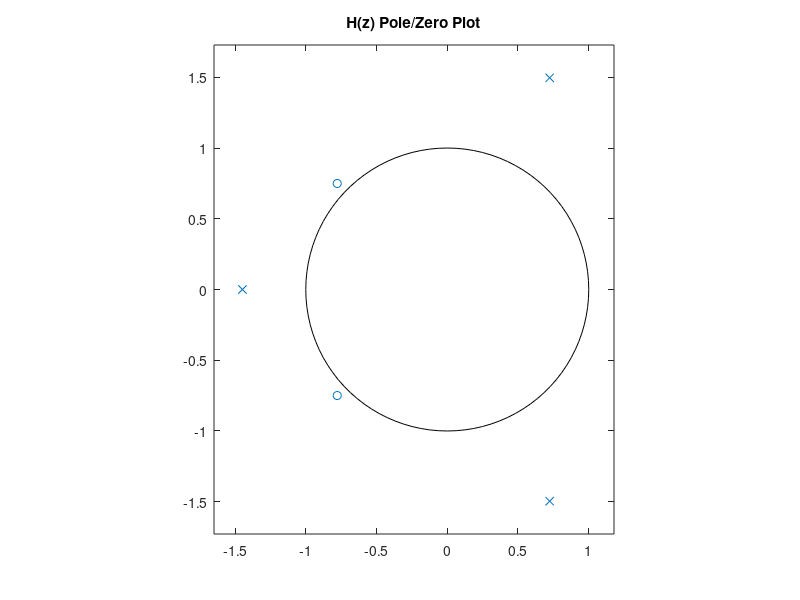
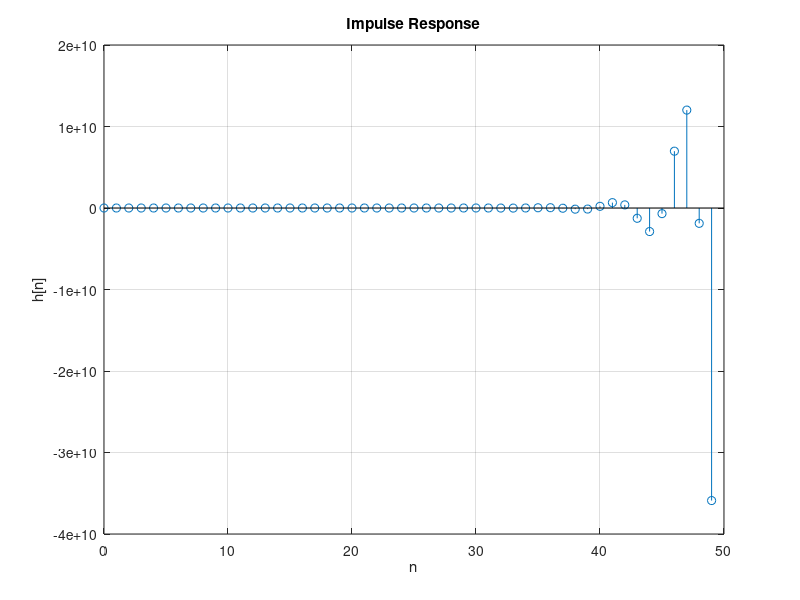
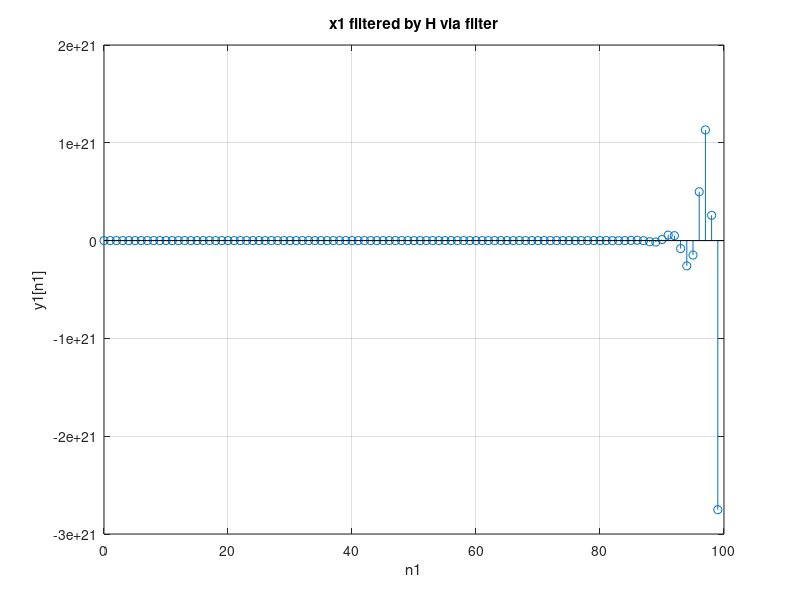
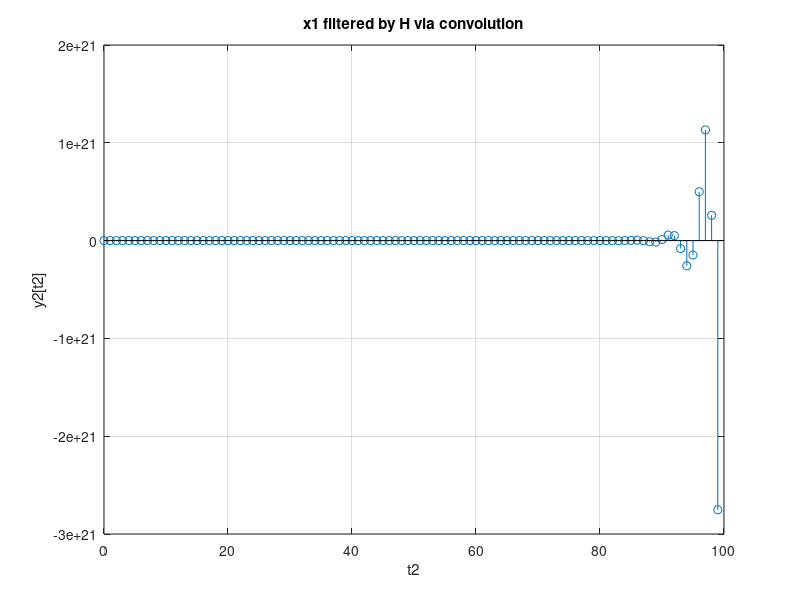

Reproduce these figures in MATLAB, in order.
% ECE210A_Assignment_VI
% Kevin Kerliu
clear;
close all;
clc;
%%
%%%

% Transfer function numerator, coeff. decrease w/ order from left to right.
num = [0 3/7 2/3 1/2];
% Transfer function denominator, coeff. decrease w/ order from left to
% right.
denom = [1/2 0 1/3 2];
% Use tf2zp to find the zeros, poles, and gains of the transfer function.
[z,p,k] = tf2zp(num, denom);
% Plot poles and zeros
figure;
zplane(z,p);
grid;
title("H(z) Pole/Zero Plot");

%%%
%%
%%%

% Impulse response of the digital filter @ first 50 samples
[h,t] = impz(num, denom, 50);
% Plot impulse response
figure;
stem(t,h);
grid;
title("Impulse Response");
xlabel("n");
ylabel("h[n]");

%%%
%%
%%%

% Define x[n}
n1 = 0:99;
x1 = (-3/4).^(n1);
% Apply the digital filter H to x1 using filter 
y1 = filter(num, denom, x1);
% Plot the result, y1[n]
figure;
stem(n1,y1);
grid;
title("x1 filtered by H via filter");
xlabel("n1");
ylabel("y1[n1]");

%%%
%%
%%%

% Apply the digital filter H to x1 using convolution
[h2,t2] = impz(num, denom, 100);
y2 = conv(h2,x1);
y2 = y2(1:100);
figure;
stem(t2,y2);
grid;
title("x1 filtered by H via convolution");
xlabel("t2");
ylabel("y2[t2]");

%%%
%%
%%%

% Imagine a discrete-tyme system whose impulse response is the Fibonacci
% sequence, use a for loop to generate the first 100 values.
fib = zeros(1,100);
fib(1:2) = 1;
for k=3:100
    fib(k) = fib(k-1) + fib(k-2);
end
% Plot these values using semilogy.
figure;
semilogy(n1, fib, '.');
grid;
title("Fib Seq");
xlabel("n");
ylabel("Fib Seq");
% Assume this is the impulse response of a system and find the output of
% the system for input x1[n] from above.
% H(z) = (z^2)/(z^2 - z -1)
num3 = [1 0 0];
denom3 = [1 -1 -1];
[h3, t3] = impz(num3, denom3, 100);
y3 = conv(h3, x1);
y3 = y3(1:100);
% Plot the output of the system
figure;
stem(t3, y3);
title("Fib Seq conv with x1");
xlabel('n');
ylabel('y3[n]');

%%%
%%